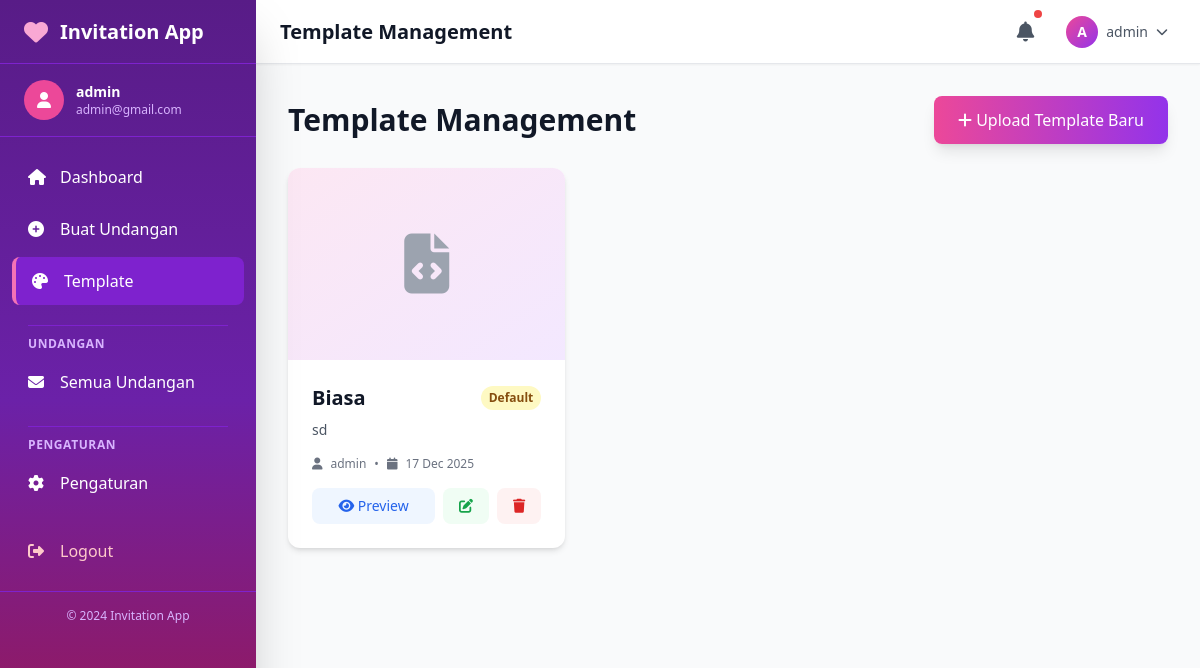
Screenshot of /templates/ (signed in) with the database file from the repository.
### invitation_templates/models.py (models this page shows, shortened)
class InvitationTemplate(models.Model):
    name = models.CharField(max_length=200, verbose_name="Nama Template")
    slug = models.SlugField(max_length=255, unique=True, blank=True, verbose_name="Slug")
    description = models.TextField(blank=True, verbose_name="Deskripsi")
    html_filename = models.CharField(max_length=255, blank=True, default='', verbose_name="File HTML Template")
    preview_image = models.ImageField(upload_to='templates/previews/', blank=True, null=True,
                                     verbose_name="Preview Image")
    created_by = models.ForeignKey(User, on_delete=models.SET_NULL, null=True, blank=True,
                                   related_name='created_templates')
    is_active = models.BooleanField(default=True, verbose_name="Aktif")
    is_default = models.BooleanField(default=False, verbose_name="Template Default")
    created_at = models.DateTimeField(auto_now_add=True)
    updated_at = models.DateTimeField(auto_now=True)
    class Meta:
        verbose_name = "Invitation Template"
        verbose_name_plural = "Invitation Templates"
        ordering = ['-is_default', 'name']

### invitation_templates/views.py (the view)
# urls.py: path('', views.template_list, name='template_list'),
@login_required
def template_list(request):
    templates = InvitationTemplate.objects.filter(is_active=True)
    return render(request, 'invitation_templates/template_list.html', {
        'templates': templates
    })

### templates/invitation_templates/template_list.html (shortened to what this page needs)
{% extends 'invitations/base.html' %}
{% block header_title %}Template Management{% endblock %}
{% block content %}
<div class="p-4 lg:p-8">
        <div class="flex justify-between items-center mb-6">
            <h2 class="text-3xl font-bold text-gray-900">Template Management</h2>
            <a href="{% url 'invitation_templates:template_create' %}"
               class="px-6 py-3 bg-gradient-to-r from-pink-500 to-purple-600 text-white rounded-lg hover:from-pink-600 hover:to-purple-700 transition-all shadow-lg hover:shadow-xl">
                <i class="fas fa-plus"></i> Upload Template Baru
            </a>
        </div>
        {% if templates %}
            <div class="grid grid-cols-1 md:grid-cols-2 lg:grid-cols-3 gap-6">
                {% for template in templates %}
                    <div class="bg-white rounded-xl shadow-md hover:shadow-xl transition-shadow overflow-hidden">
                        {% if template.preview_image %}
                            <img src="{{ template.preview_image.url }}"
                                 alt="{{ template.name }}"
                                 class="w-full h-48 object-cover">
                        {% else %}
                            <div class="w-full h-48 bg-gradient-to-br from-pink-100 to-purple-100 flex items-center justify-center">
                                <i class="fas fa-file-code text-6xl text-gray-400"></i>
                            </div>
                        {% endif %}
                        <div class="p-6">
                            <div class="flex items-center justify-between mb-2">
                                <h3 class="text-xl font-bold text-gray-900">{{ template.name }}</h3>
                                {% if template.is_default %}
                                    <span class="px-2 py-1 text-xs font-semibold rounded-full bg-yellow-100 text-yellow-800">
                                        Default
                                    </span>
                                {% endif %}
                            </div>
                            {% if template.description %}
                                <p class="text-sm text-gray-600 mb-4 line-clamp-2">{{ template.description }}</p>
                            {% endif %}
                            <div class="flex items-center text-xs text-gray-500 mb-4">
                                <i class="fas fa-user mr-2"></i>
                                <span>{{ template.created_by.get_full_name|default:template.created_by.username }}</span>
                                <span class="mx-2">•</span>
                                <i class="fas fa-calendar mr-2"></i>
                                <span>{{ template.created_at|date:"d M Y" }}</span>
                            </div>
                            <div class="flex space-x-2">
                                <a href="{% url 'invitation_templates:template_preview' template.pk %}"
                                   target="_blank"
                                   class="flex-1 px-4 py-2 text-center text-sm font-medium text-blue-600 bg-blue-50 rounded-lg hover:bg-blue-100 transition-colors">
                                    <i class="fas fa-eye"></i> Preview
                                </a>
                                {% if template.created_by == user or user.is_superuser %}
                                    <a href="{% url 'invitation_templates:template_edit' template.pk %}"
                                       class="px-4 py-2 text-center text-sm font-medium text-green-600 bg-green-50 rounded-lg hover:bg-green-100 transition-colors">
                                        <i class="fas fa-edit"></i>
                                    </a>
                                    <a href="{% url 'invitation_templates:template_delete' template.pk %}"
                                       class="px-4 py-2 text-center text-sm font-medium text-red-600 bg-red-50 rounded-lg hover:bg-red-100 transition-colors">
                                        <i class="fas fa-trash"></i>
                                    </a>
                                {% endif %}
                            </div>
                        </div>
                    </div>
                {% endfor %}
            </div>
        {% endif %}
    </div>
</div>
{% endblock %}

### templates/invitations/base.html (shortened to what this page needs)
<!DOCTYPE html>
<html lang="id">
<head>
    <script src="https://cdn.tailwindcss.com"></script>
    <link rel="stylesheet" href="https://cdnjs.cloudflare.com/ajax/libs/font-awesome/6.4.0/css/all.min.css">
</head>
<body class="bg-gray-50">
    {% if user.is_authenticated %}
        <div class="flex h-screen bg-gray-50 overflow-hidden">
            <aside id="sidebar" class="fixed lg:static inset-y-0 left-0 z-50 w-64 bg-gradient-to-b from-purple-900 via-purple-800 to-pink-800 text-white transform -translate-x-full lg:translate-x-0 transition-transform duration-300 ease-in-out shadow-2xl">
                <div class="flex items-center justify-between h-16 px-6 border-b border-purple-700">
                    <div class="flex items-center space-x-3">
                        <i class="fas fa-heart text-2xl text-pink-300"></i>
                        <span class="text-xl font-bold">Invitation App</span>
                    </div>
                </div>
                <div class="px-6 py-4 border-b border-purple-700">
                    <div class="flex items-center space-x-3">
                        <div class="w-10 h-10 bg-pink-500 rounded-full flex items-center justify-center">
                            <i class="fas fa-user text-white"></i>
                        </div>
                        <div class="flex-1 min-w-0">
                            <p class="text-sm font-semibold truncate">{{ user.get_full_name|default:user.username }}</p>
                            <p class="text-xs text-purple-300 truncate">{{ user.email }}</p>
                        </div>
                    </div>
                </div>
                <nav class="flex-1 overflow-y-auto py-4">
                    <ul class="space-y-1 px-3">
                        <li>
                            <a href="{% url 'invitations:dashboard' %}"
                               class="flex items-center space-x-3 px-4 py-3 rounded-lg hover:bg-purple-700 transition-colors {% if request.resolver_match.url_name == 'dashboard' %}bg-purple-700 border-l-4 border-pink-400{% endif %}">
                                <i class="fas fa-home w-5"></i>
                                <span>Dashboard</span>
                            </a>
                        </li>
                        <li>
                            <a href="{% url 'invitations:invitation_create' %}"
                               class="flex items-center space-x-3 px-4 py-3 rounded-lg hover:bg-purple-700 transition-colors ">
                                <i class="fas fa-plus-circle w-5"></i>
                                <span>Buat Undangan</span>
                            </a>
                        </li>
                        <li>
                            <a href="{% url 'invitation_templates:template_list' %}"
                               class="flex items-center space-x-3 px-4 py-3 rounded-lg hover:bg-purple-700 transition-colors {% if 'template' in request.resolver_match.app_name %}bg-purple-700 border-l-4 border-pink-400{% endif %}">
                                <i class="fas fa-palette w-5"></i>
                                <span>Template</span>
                            </a>
                        </li>
                        <li class="pt-4">
                            <div class="px-4">
                                <div class="border-t border-purple-700"></div>
                            </div>
                        </li>
                        <li>
                            <span class="px-4 py-2 text-xs font-semibold text-purple-300 uppercase tracking-wider">Undangan</span>
                        </li>
                        <li>
                            <a href="{% url 'invitations:dashboard' %}"
                               class="flex items-center space-x-3 px-4 py-3 rounded-lg hover:bg-purple-700 transition-colors">
                                <i class="fas fa-envelope w-5"></i>
                                <span>Semua Undangan</span>
                            </a>
                        </li>
                        <li class="pt-4">
                            <div class="px-4">
                                <div class="border-t border-purple-700"></div>
                            </div>
                        </li>
                        <li>
                            <span class="px-4 py-2 text-xs font-semibold text-purple-300 uppercase tracking-wider">Pengaturan</span>
                        </li>
                        <li>
                            <a href="{% url 'invitations:dashboard' %}"
                               class="flex items-center space-x-3 px-4 py-3 rounded-lg hover:bg-purple-700 transition-colors">
                                <i class="fas fa-cog w-5"></i>
                                <span>Pengaturan</span>
                            </a>
                        </li>
                        <li class="pt-4">
                            <a href="{% url 'invitations:logout' %}"
                               class="flex items-center space-x-3 px-4 py-3 rounded-lg hover:bg-red-600 transition-colors text-red-200">
                                <i class="fas fa-sign-out-alt w-5"></i>
                                <span>Logout</span>
                            </a>
                        </li>
                    </ul>
                </nav>
                <div class="px-6 py-4 border-t border-purple-700">
                    <p class="text-xs text-purple-300 text-center">
                        © 2024 Invitation App
                    </p>
                </div>
            </aside>
            <div class="flex-1 flex flex-col overflow-hidden">
                <header class="bg-white shadow-sm border-b border-gray-200 h-16 flex items-center justify-between px-4 lg:px-6">
                    <div class="flex-1 lg:flex-none">
                        <h1 class="text-xl font-bold text-gray-900">{% block header_title %}Dashboard{% endblock %}</h1>
                    </div>
                    <div class="flex items-center space-x-4">
                        <button class="relative p-2 text-gray-600 hover:text-gray-900 hover:bg-gray-100 rounded-lg transition-colors">
                            <i class="fas fa-bell text-xl"></i>
                            <span class="absolute top-0 right-0 w-2 h-2 bg-red-500 rounded-full"></span>
                        </button>
                        <div class="relative">
                            <button id="user-dropdown-btn" class="flex items-center space-x-2 p-2 text-gray-600 hover:text-gray-900 hover:bg-gray-100 rounded-lg transition-colors">
                                <div class="w-8 h-8 bg-gradient-to-br from-pink-500 to-purple-600 rounded-full flex items-center justify-center">
                                    <span class="text-white text-sm font-semibold">{{ user.get_full_name|default:user.username|first|upper }}</span>
                                </div>
                                <span class="hidden md:block text-sm font-medium">{{ user.get_full_name|default:user.username }}</span>
                                <i class="fas fa-chevron-down text-xs hidden md:block"></i>
                            </button>
                        </div>
                    </div>
                </header>
                <main class="flex-1 overflow-y-auto">
                    {% block content %}{% endblock %}
            </div>
    {% endif %}
</body>
</html>

### rows the page displays
InvitationTemplate: name "Biasa", is_default "Default", description "sd", created_by.get_full_name "admin", created_at "17 Dec 2025"

### other values shown
{{ user.get_full_name|default:user.username }} "admin"
{{ user.email }} "admin@gmail.com"
{{ user.get_full_name|default:user.username|first|upper }} "A"
